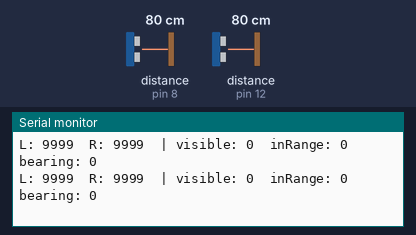
Simulated run of this sketch. Board: Arduino Uno, built with avr-gcc and run on an emulated ATmega328P. Shown: the last lines printed to the serial monitor. Wiring (inferred from the names in the program): 2 × ultrasonic range finder: trigger pin 7, echo pin 8 / trigger pin 11, echo pin 12. The test bench sets the inputs (shaded band); at power-on: distance to the obstacle (sensors on pin 8, pin 12) 80 cm. The echo pulse lasts 58.3 µs per cm.

Above: at 1.2 s.
1.3 s: distance to the obstacle (sensor on pin 8) set to 2 cm
At 1.54 s:
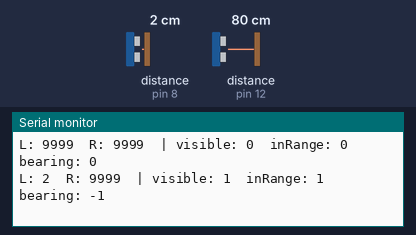
2.8 s: distance to the obstacle (sensor on pin 12) set to 2 cm
At 2.8 s:
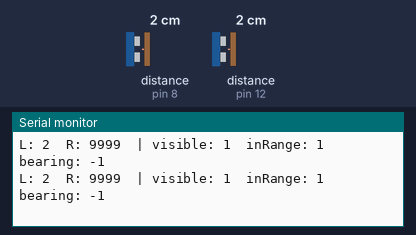
4.3 s: distance to the obstacle (sensor on pin 8) set to 4 cm
At 4.38 s:
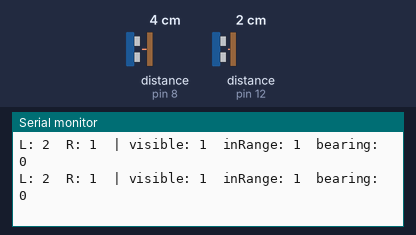
5.8 s: distance to the obstacle (sensor on pin 12) set to 4 cm
At 5.85 s:
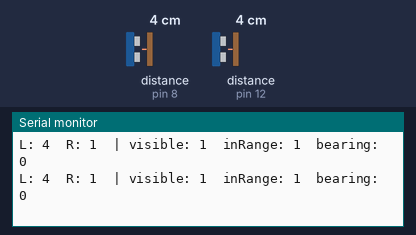
7.3 s: distance to the obstacle (sensor on pin 8) set to 9 cm
At 7.32 s:
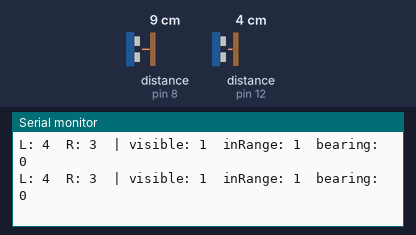
Timing chart, 0 to 10.3 s (numbered marks = the images above; inputs shaded):
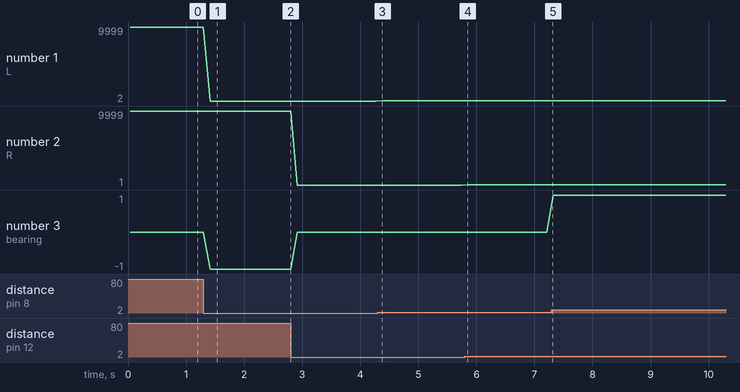

Measured:
- after the input at 1.3 s, the serial monitor: prints a new line after 0.12 s (image 1)
- plotted number 1: 9999 → 2 after the input at 1.3 s, 2 → 4 after the input at 4.3 s, 4 → 9 after the input at 7.3 s
- plotted number 2: 1 → 3 after the input at 5.8 s
- plotted number 3: 0 → -1 after the input at 1.3 s

The sketch:

ultrasonic_noise+attack_threshold.ino
```cpp
// ============================================================
// Front Ultrasonic Sensor Control Code
// 담당: 정면 초음파 센서 2개(좌/우) - 상대 로봇 위치 감지
//
// 개선 사항:
//  - pulseIn 타임아웃 추가 (없으면 빈 공간에서 최대 1초 멈춤)
//  - 중앙값(median) 필터로 순간 노이즈 제거
//  - 좌/우 판단 버그 수정 (원래 조건은 항상 거짓이었음)
//  - 반환을 visible / inRange / bearing 으로 분리 (int 하나로 안 뭉침)
//  - 두 센서 사이 짧은 간격 (크로스토크 방지)
//
// 실제 main에서는 updateUltrasonic()을 매 루프 1번 호출한 뒤,
// usVisible() / usInRange() / usBearing() 을 읽으면 됨.
// ============================================================

// ---- pins (Config.h 최종 핀맵) -----------------------------
const int LEFT_TRIG  = 7;
const int LEFT_ECHO  = 8;
const int RIGHT_TRIG = 11;
const int RIGHT_ECHO = 12;

// ---- tunables ----------------------------------------------
const int US_MAX_RANGE_CM        = 60;    // 이 안이면 "상대 보임"
const int US_ATTACK_CM           = 12;    // 이 안이면 "밀 수 있음"
const int US_CENTER_THRESHOLD_CM = 5;     // 좌우 차이 이 이하 -> 정면
const unsigned long US_TIMEOUT_US = 5000; // 약 85cm. 없으면 멈춤 방지
const int US_NO_ECHO = 9999;              // 에코 없음 = 아주 멀다로 취급

// 좌/우 최신 거리(cm) 캐시. 매 루프 updateUltrasonic()에서 갱신
static int lastLeft  = US_NO_ECHO;
static int lastRight = US_NO_ECHO;

void initializeUltrasonicSensors()
{
    pinMode(LEFT_TRIG, OUTPUT);
    pinMode(LEFT_ECHO, INPUT);
    pinMode(RIGHT_TRIG, OUTPUT);
    pinMode(RIGHT_ECHO, INPUT);
}

// 초음파 1회 측정(cm). 에코 없으면 US_NO_ECHO
int measureOnce(int trigPin, int echoPin)
{
    digitalWrite(trigPin, LOW);
    delayMicroseconds(2);
    digitalWrite(trigPin, HIGH);
    delayMicroseconds(10);
    digitalWrite(trigPin, LOW);

    long duration = pulseIn(echoPin, HIGH, US_TIMEOUT_US);
    if (duration == 0)
    {
        return US_NO_ECHO;
    }

    int cm = (int)(duration * 0.0343 / 2.0);
    if (cm <= 0)
    {
        return US_NO_ECHO;
    }
    return cm;
}

// 세 값의 중앙값
int median3(int a, int b, int c)
{
    if ((a >= b && a <= c) || (a <= b && a >= c)) return a;
    if ((b >= a && b <= c) || (b <= a && b >= c)) return b;
    return c;
}

// 3회 측정 후 중앙값 -> 순간 노이즈 제거
int measureDistance(int trigPin, int echoPin)
{
    int a = measureOnce(trigPin, echoPin);
    delayMicroseconds(800);
    int b = measureOnce(trigPin, echoPin);
    delayMicroseconds(800);
    int c = measureOnce(trigPin, echoPin);
    return median3(a, b, c);
}

// 매 루프 1번 호출: 좌/우 갱신
void updateUltrasonic()
{
    lastLeft  = measureDistance(LEFT_TRIG, LEFT_ECHO);
    delay(5);                       // 크로스토크 방지 간격
    lastRight = measureDistance(RIGHT_TRIG, RIGHT_ECHO);
}

// ============================================================
// main에서 사용할 판단 함수들
// ============================================================

// 정면에서 가장 가까운 유효 거리(cm). 아무것도 없으면 큰 값
int usFrontMinCm()
{
    return (lastLeft < lastRight) ? lastLeft : lastRight;
}

// 감지 범위 안에 상대가 있는가
bool usVisible()
{
    return usFrontMinCm() <= US_MAX_RANGE_CM;
}

// 밀어붙일 만큼 가까운가
bool usInRange()
{
    return usFrontMinCm() <= US_ATTACK_CM;
}

// -1 : 왼쪽이 더 가까움 / 0 : 정면 / +1 : 오른쪽이 더 가까움
// (원본 버그 수정: 'diff<0 && diff>3' 은 항상 거짓이었음)
int usBearing()
{
    bool leftValid  = (lastLeft  <= US_MAX_RANGE_CM);
    bool rightValid = (lastRight <= US_MAX_RANGE_CM);

    if (leftValid && !rightValid)  return -1;
    if (rightValid && !leftValid)  return  1;
    if (!leftValid && !rightValid) return  0;

    int diff = lastLeft - lastRight;
    if (diff < -US_CENTER_THRESHOLD_CM) return -1;
    if (diff >  US_CENTER_THRESHOLD_CM) return  1;
    return 0;
}

// ============================================================
// 아래는 디버깅용 시리얼 모니터 출력
// ============================================================
void printSensorValues()
{
    Serial.print("L: ");
    Serial.print(lastLeft);
    Serial.print("  R: ");
    Serial.print(lastRight);

    Serial.print("  | visible: ");
    Serial.print(usVisible());
    Serial.print("  inRange: ");
    Serial.print(usInRange());
    Serial.print("  bearing: ");
    Serial.println(usBearing());   // -1 왼쪽 / 0 정면 / +1 오른쪽
}

// ============================================================
// 아래는 단순 테스트용.
// 실제론 main loop()에서 updateUltrasonic() + 판단 함수만 호출.
// ============================================================
void setup()
{
    Serial.begin(115200);
    initializeUltrasonicSensors();
}

void loop()
{
    updateUltrasonic();
    printSensorValues();
    delay(100);
}
```
